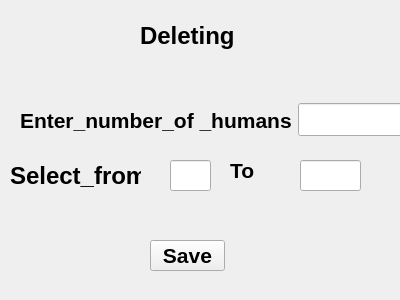
<?xml version="1.0" encoding="UTF-8"?>
<ui version="4.0">
 <class>Deleting</class>
 <widget class="QWidget" name="Deleting">
  <property name="geometry">
   <rect>
    <x>0</x>
    <y>0</y>
    <width>400</width>
    <height>300</height>
   </rect>
  </property>
  <property name="font">
   <font>
    <pointsize>16</pointsize>
    <bold>true</bold>
   </font>
  </property>
  <property name="windowTitle">
   <string>Form</string>
  </property>
  <widget class="QLabel" name="label_2">
   <property name="geometry">
    <rect>
     <x>140</x>
     <y>20</y>
     <width>121</width>
     <height>31</height>
    </rect>
   </property>
   <property name="font">
    <font>
     <pointsize>18</pointsize>
     <bold>true</bold>
    </font>
   </property>
   <property name="text">
    <string>Deleting</string>
   </property>
  </widget>
  <widget class="QPushButton" name="pushButton">
   <property name="geometry">
    <rect>
     <x>150</x>
     <y>240</y>
     <width>75</width>
     <height>31</height>
    </rect>
   </property>
   <property name="text">
    <string>Save</string>
   </property>
  </widget>
  <widget class="QLineEdit" name="lineb2">
   <property name="geometry">
    <rect>
     <x>300</x>
     <y>160</y>
     <width>61</width>
     <height>31</height>
    </rect>
   </property>
   <property name="font">
    <font>
     <pointsize>16</pointsize>
     <italic>true</italic>
     <bold>true</bold>
    </font>
   </property>
  </widget>
  <widget class="QLabel" name="label_3">
   <property name="geometry">
    <rect>
     <x>10</x>
     <y>160</y>
     <width>131</width>
     <height>31</height>
    </rect>
   </property>
   <property name="font">
    <font>
     <pointsize>18</pointsize>
     <bold>true</bold>
    </font>
   </property>
   <property name="text">
    <string>Select_from</string>
   </property>
  </widget>
  <widget class="QWidget" name="">
   <property name="geometry">
    <rect>
     <x>20</x>
     <y>100</y>
     <width>402</width>
     <height>40</height>
    </rect>
   </property>
   <layout class="QHBoxLayout" name="horizontalLayout">
    <item>
     <widget class="QLabel" name="label">
      <property name="text">
       <string>Enter_number_of _humans</string>
      </property>
     </widget>
    </item>
    <item>
     <widget class="QLineEdit" name="line_num_to_del"/>
    </item>
   </layout>
  </widget>
  <widget class="QLineEdit" name="lineb1">
   <property name="geometry">
    <rect>
     <x>170</x>
     <y>160</y>
     <width>41</width>
     <height>31</height>
    </rect>
   </property>
   <property name="font">
    <font>
     <pointsize>14</pointsize>
     <bold>false</bold>
    </font>
   </property>
  </widget>
  <widget class="QLabel" name="label_4">
   <property name="geometry">
    <rect>
     <x>230</x>
     <y>160</y>
     <width>49</width>
     <height>21</height>
    </rect>
   </property>
   <property name="text">
    <string>To</string>
   </property>
  </widget>
 </widget>
 <resources/>
 <connections/>
</ui>
